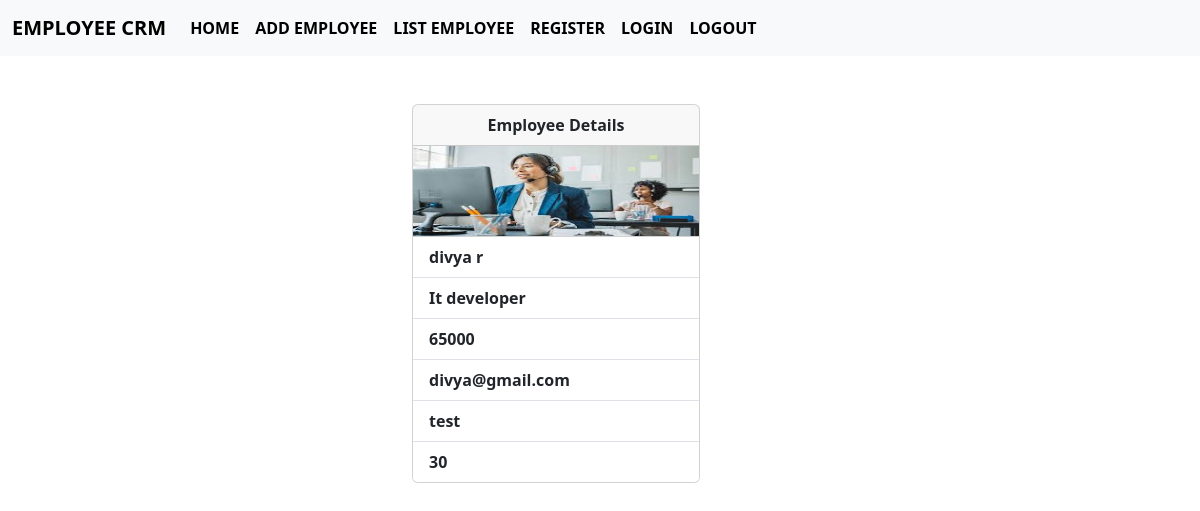
The app's page /employees/5 (signed in) with its own data.
### crm/models.py (models this page shows, shortened)
class Employees(models.Model):
    name=models.CharField(max_length=200)
    department=models.CharField(max_length=200)
    salary=models.PositiveIntegerField()
    email=models.EmailField(unique=True)
    age=models.PositiveIntegerField()
    contact=models.CharField(max_length=10,null=True)
    profile_pic=models.ImageField(upload_to="images",null=True,blank=True)       #null=database n,blank=form n
    dob=models.DateField(null=True,blank=True)

### crm/views.py (the view)
# urls.py: path("employees/<int:pk>",views.EmployeeDetailView.as_view(),name="emp_detail"),
@method_decorator(signin_required,name="dispatch")
class EmployeeDetailView(View):
    def get(self,request,*args,**kwargs):
        id=kwargs.get("pk")
        qs=Employees.objects.get(id=id)
        return render(request,"emp_detail.html",{"data":qs})

### crm/views.py (called while the page is built)
def signin_required(fn):
    def wrapper(request,*args,**kwargs):
        if not request.user.is_authenticated:
            messages.error(request,"Invalid")
            return redirect("emp_signin")
        else:
            return fn(request,*args,**kwargs)
    return wrapper

### crm/templates/emp_detail.html
{%extends 'base.html'%}
{%block body_block%}
<div class="container mt-5 col-md-4">
    <div>
        <div class="card" style="width: 18rem;">
            <div class="card-header fw-bold text-center">
              Employee Details
            </div>
            <div>
              {%if data.profile_pic%}
                  <img src="{{data.profile_pic.url}}" alt="" height="90px" width="286px">
              {%endif%}
            </div>
            <ul class="list-group list-group-flush fw-semibold">
              <li class="list-group-item">{{data.name}}</li>
              <li class="list-group-item">{{data.department}}</li>
              <li class="list-group-item">{{data.salary}}</li>
              <li class="list-group-item">{{data.email}}</li>
              <li class="list-group-item">{{data.contact}}</li>
              <li class="list-group-item">{{data.age}}</li>
            </ul>
        </div>
    </div>
</div>
{%endblock%}

### records on screen
Employees: profile_pic (picture), name "divya r", department "It developer", salary "65000", email "divya@gmail.com", contact "test", age "30"
